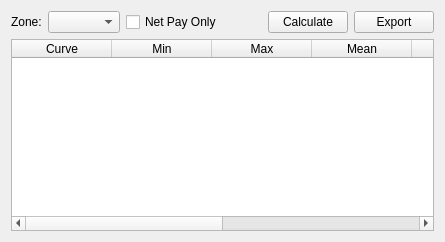
<widget class="QWidget" name="depthStatsTab">
<layout class="QVBoxLayout" name="statsVLayout">
<item><layout class="QHBoxLayout" name="statsCtrlLayout">
<item><widget class="QLabel" name="statsZoneLbl">
<property name="text"><string>Zone:</string></property>
</widget></item>
<item><widget class="QComboBox" name="statsZoneCombo">
<property name="toolTip"><string>Select zone for statistics</string></property>
</widget></item>
<item><widget class="QCheckBox" name="statsNetOnlyChk">
<property name="text"><string>Net Pay Only</string></property>
<property name="toolTip"><string>Calculate statistics on net pay intervals only</string></property>
</widget></item>
<item><spacer><property name="orientation"><enum>Qt::Horizontal</enum></property><property name="sizeHint" stdset="0"><size><width>40</width><height>20</height></size></property></spacer></item>
<item><widget class="QPushButton" name="statsCalcBtn">
<property name="text"><string>Calculate</string></property>
<property name="toolTip"><string>Calculate depth statistics</string></property>
</widget></item>
<item><widget class="QPushButton" name="statsExportBtn">
<property name="text"><string>Export</string></property>
<property name="toolTip"><string>Export statistics to CSV</string></property>
</widget></item>
</layout></item>
<item><widget class="QTableWidget" name="depthStatsTable">
<property name="rowCount"><number>0</number></property>
<property name="columnCount"><number>8</number></property>
<property name="toolTip"><string>Depth statistics results table</string></property>
<column><property name="text"><string>Curve</string></property></column>
<column><property name="text"><string>Min</string></property></column>
<column><property name="text"><string>Max</string></property></column>
<column><property name="text"><string>Mean</string></property></column>
<column><property name="text"><string>Std Dev</string></property></column>
<column><property name="text"><string>P10</string></property></column>
<column><property name="text"><string>P50</string></property></column>
<column><property name="text"><string>P90</string></property></column>
</widget></item>
</layout>
<attribute name="title"><string>Depth Statistics</string></attribute></widget>
